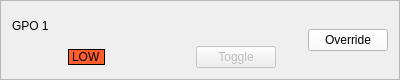
<?xml version="1.0" encoding="UTF-8"?>
<ui version="4.0">
 <class>OutputGPOFrame</class>
 <widget class="QFrame" name="OutputGPOFrame">
  <property name="geometry">
   <rect>
    <x>0</x>
    <y>0</y>
    <width>400</width>
    <height>80</height>
   </rect>
  </property>
  <property name="windowTitle">
   <string>Frame</string>
  </property>
  <property name="frameShape">
   <enum>QFrame::StyledPanel</enum>
  </property>
  <property name="frameShadow">
   <enum>QFrame::Raised</enum>
  </property>
  <layout class="QVBoxLayout" name="verticalLayout">
   <item>
    <layout class="QGridLayout" name="gridLayout">
     <property name="sizeConstraint">
      <enum>QLayout::SetMaximumSize</enum>
     </property>
     <item row="0" column="0" colspan="5">
      <widget class="QLabel" name="labelName">
       <property name="text">
        <string>GPO 1</string>
       </property>
      </widget>
     </item>
     <item row="1" column="0">
      <spacer name="horizontalSpacer_2">
       <property name="orientation">
        <enum>Qt::Horizontal</enum>
       </property>
       <property name="sizeType">
        <enum>QSizePolicy::Fixed</enum>
       </property>
       <property name="sizeHint" stdset="0">
        <size>
         <width>50</width>
         <height>20</height>
        </size>
       </property>
      </spacer>
     </item>
     <item row="1" column="3">
      <widget class="QPushButton" name="buttonToggle">
       <property name="enabled">
        <bool>false</bool>
       </property>
       <property name="text">
        <string>Toggle</string>
       </property>
      </widget>
     </item>
     <item row="1" column="4">
      <spacer name="horizontalSpacer">
       <property name="orientation">
        <enum>Qt::Horizontal</enum>
       </property>
       <property name="sizeType">
        <enum>QSizePolicy::Fixed</enum>
       </property>
       <property name="sizeHint" stdset="0">
        <size>
         <width>20</width>
         <height>20</height>
        </size>
       </property>
      </spacer>
     </item>
     <item row="1" column="1">
      <widget class="QLabel" name="labelState">
       <property name="sizePolicy">
        <sizepolicy hsizetype="Fixed" vsizetype="Fixed">
         <horstretch>0</horstretch>
         <verstretch>0</verstretch>
        </sizepolicy>
       </property>
       <property name="styleSheet">
        <string notr="true">background-color: rgb(255, 93, 44);</string>
       </property>
       <property name="frameShape">
        <enum>QFrame::Box</enum>
       </property>
       <property name="text">
        <string>LOW</string>
       </property>
      </widget>
     </item>
     <item row="1" column="2">
      <spacer name="horizontalSpacer_3">
       <property name="orientation">
        <enum>Qt::Horizontal</enum>
       </property>
       <property name="sizeType">
        <enum>QSizePolicy::Expanding</enum>
       </property>
       <property name="sizeHint" stdset="0">
        <size>
         <width>40</width>
         <height>20</height>
        </size>
       </property>
      </spacer>
     </item>
     <item row="0" column="5" rowspan="2">
      <widget class="QPushButton" name="buttonOverride">
       <property name="styleSheet">
        <string notr="true">background-color: rgb(255, 255, 255);</string>
       </property>
       <property name="text">
        <string>Override</string>
       </property>
      </widget>
     </item>
    </layout>
   </item>
  </layout>
 </widget>
 <resources/>
 <connections/>
</ui>
